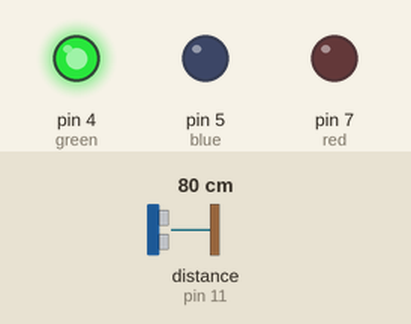
This sketch was run on a simulated Arduino Uno, built with avr-gcc and run on an emulated ATmega328P. On the bench: output pins drawn as LEDs (lit = HIGH). Wiring (inferred from the names in the program): ultrasonic range finder: trigger pin 12; echo pin 11. Dashed ring = blinking. The test bench sets the inputs (shaded band); at power-on: distance to the obstacle (sensor on pin 11) 80 cm. The echo pulse lasts 58.3 µs per cm; pins used as bus, display or sensor lines are not drawn.

Above: at 1.2 s.
1.3 s: distance to the obstacle (sensor on pin 11) set to 97 cm
2.8 s: distance to the obstacle (sensor on pin 11) set to 106 cm
At 3.11 s:
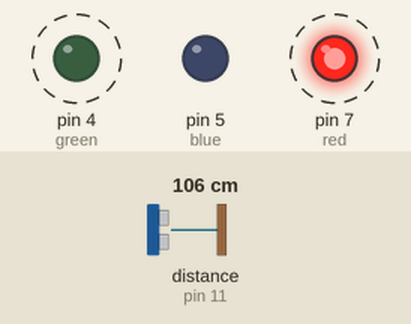
5.8 s: distance to the obstacle (sensor on pin 11) set to 2 cm
At 7.0 s:
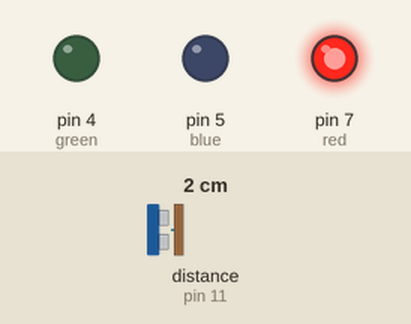
7.3 s: distance to the obstacle (sensor on pin 11) set to 23 cm
8.8 s: distance to the obstacle (sensor on pin 11) set to 28 cm
At 9.7 s:
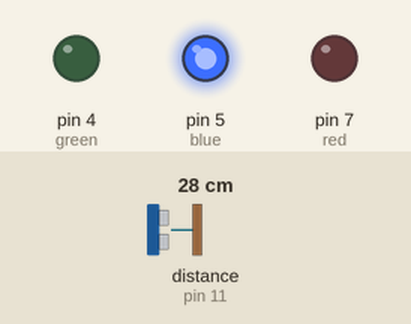
Timing chart, 0 to 11.3 s (numbered marks = the images above; inputs shaded):
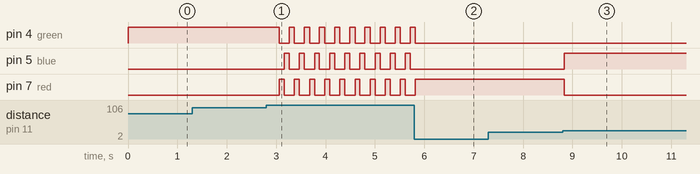

The sketch:

traffic_light.ino
```cpp
int trig=12;
int echo=11;

int red=7;
int blue=5;
int green=4;

int duration=0;
int cm=0;

void setup()
{
  pinMode(trig, OUTPUT);
  pinMode(echo, INPUT);
  pinMode(red, OUTPUT);
  pinMode(blue, OUTPUT);
  pinMode(green, OUTPUT);
}

void loop()
{
  //Trigger to generate the ultrasonic sound wave
  digitalWrite(trig, LOW);
  delayMicroseconds(2);
  digitalWrite(trig, HIGH);
  delayMicroseconds(10);
  digitalWrite(trig, LOW);

  duration = pulseIn(echo,HIGH); //Measure the time taken by the sound wave to reach the object and return to the sensor
  cm = duration*0.017; //distance = time duration for the sound to travel to the object and back to sensor * speed of sound (0.034 cm/us) / 2 (To account only one way trip of sound wave)

  if (cm < 25){
    digitalWrite(red, HIGH);
    digitalWrite(blue, LOW);
    digitalWrite(green, LOW);
    delay(300);
  }
  else if (cm >= 25 && cm < 50){
    digitalWrite(red, LOW);
    digitalWrite(blue, HIGH);
    digitalWrite(green, LOW);
    delay(300);
  }
  else if (cm >= 50 && cm < 100){
    digitalWrite(red, LOW);
    digitalWrite(blue, LOW);
    digitalWrite(green, HIGH);
    delay(300);
  }
  else{ // Make the led blink with red, blue, green when no object is detected or the object is more than 100 cm away from the sensor
    digitalWrite(red, HIGH);
    digitalWrite(blue, LOW);
    digitalWrite(green, LOW);
    delay(100);
    digitalWrite(red, LOW);
    digitalWrite(blue, HIGH);
    digitalWrite(green, LOW);
    delay(100);
    digitalWrite(red, LOW);
    digitalWrite(blue, LOW);
    digitalWrite(green, HIGH);
    delay(100);
  }
}
```

Measured:
- the behaviour switches between 101 and 102 cm on distance to the obstacle (sensor on pin 11) (found by bisection; images 0 and 1)
- the behaviour switches between 25 and 26 cm on distance to the obstacle (sensor on pin 11) (found by bisection; images 2 and 3)
- after the input at 1.3 s, every drawn part: stays the same
- after the input at 2.8 s, pin 4 (green): alternates HIGH for 0.11 s and LOW for 0.20 s, starting after 0.26 s; pin 5 (blue): alternates HIGH for 0.10 s and LOW for 0.21 s, starting after 0.36 s; pin 7 (red): alternates HIGH for 0.10 s and LOW for 0.21 s, starting after 0.26 s
- after the input at 5.8 s, pin 4 (green): goes on until 5.8 s, then stays LOW; pin 5 (blue): stops changing and stays LOW; pin 7 (red): goes on until 5.8 s, then stays HIGH
- after the input at 7.3 s, every drawn part: stays the same
- after the input at 8.8 s, pin 5 (blue): LOW → HIGH at once; pin 7 (red): HIGH → LOW at once
